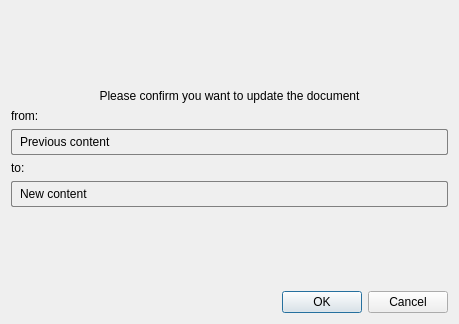
<?xml version="1.0" encoding="UTF-8"?>
<ui version="4.0">
 <class>Dialog</class>
 <widget class="QDialog" name="Dialog">
  <property name="geometry">
   <rect>
    <x>0</x>
    <y>0</y>
    <width>459</width>
    <height>324</height>
   </rect>
  </property>
  <property name="windowTitle">
   <string>Confirmation</string>
  </property>
  <layout class="QVBoxLayout" name="verticalLayout">
   <item>
    <spacer name="verticalSpacer">
     <property name="orientation">
      <enum>Qt::Vertical</enum>
     </property>
     <property name="sizeHint" stdset="0">
      <size>
       <width>20</width>
       <height>40</height>
      </size>
     </property>
    </spacer>
   </item>
   <item>
    <widget class="QLabel" name="label">
     <property name="text">
      <string>Please confirm you want to update the document</string>
     </property>
     <property name="alignment">
      <set>Qt::AlignCenter</set>
     </property>
    </widget>
   </item>
   <item>
    <widget class="QLabel" name="label_2">
     <property name="text">
      <string>from:</string>
     </property>
     <property name="alignment">
      <set>Qt::AlignLeading|Qt::AlignLeft|Qt::AlignVCenter</set>
     </property>
    </widget>
   </item>
   <item>
    <widget class="QLabel" name="lbl_prev_value">
     <property name="styleSheet">
      <string notr="true">border: 1px solid grey;
border-radius: 2px;
padding: 5px;</string>
     </property>
     <property name="text">
      <string>Previous content</string>
     </property>
     <property name="wordWrap">
      <bool>true</bool>
     </property>
    </widget>
   </item>
   <item>
    <widget class="QLabel" name="label_4">
     <property name="text">
      <string>to:</string>
     </property>
     <property name="alignment">
      <set>Qt::AlignLeading|Qt::AlignLeft|Qt::AlignVCenter</set>
     </property>
    </widget>
   </item>
   <item>
    <widget class="QLabel" name="lbl_new_value">
     <property name="styleSheet">
      <string notr="true">border: 1px solid grey;
border-radius: 2px;
padding: 5px;</string>
     </property>
     <property name="text">
      <string>New content</string>
     </property>
     <property name="wordWrap">
      <bool>true</bool>
     </property>
    </widget>
   </item>
   <item>
    <spacer name="verticalSpacer_2">
     <property name="orientation">
      <enum>Qt::Vertical</enum>
     </property>
     <property name="sizeHint" stdset="0">
      <size>
       <width>20</width>
       <height>40</height>
      </size>
     </property>
    </spacer>
   </item>
   <item>
    <widget class="QDialogButtonBox" name="b_box">
     <property name="orientation">
      <enum>Qt::Horizontal</enum>
     </property>
     <property name="standardButtons">
      <set>QDialogButtonBox::Cancel|QDialogButtonBox::Ok</set>
     </property>
    </widget>
   </item>
  </layout>
 </widget>
 <resources/>
 <connections>
  <connection>
   <sender>b_box</sender>
   <signal>accepted()</signal>
   <receiver>Dialog</receiver>
   <slot>accept()</slot>
   <hints>
    <hint type="sourcelabel">
     <x>248</x>
     <y>254</y>
    </hint>
    <hint type="destinationlabel">
     <x>157</x>
     <y>274</y>
    </hint>
   </hints>
  </connection>
  <connection>
   <sender>b_box</sender>
   <signal>rejected()</signal>
   <receiver>Dialog</receiver>
   <slot>reject()</slot>
   <hints>
    <hint type="sourcelabel">
     <x>316</x>
     <y>260</y>
    </hint>
    <hint type="destinationlabel">
     <x>286</x>
     <y>274</y>
    </hint>
   </hints>
  </connection>
 </connections>
</ui>
